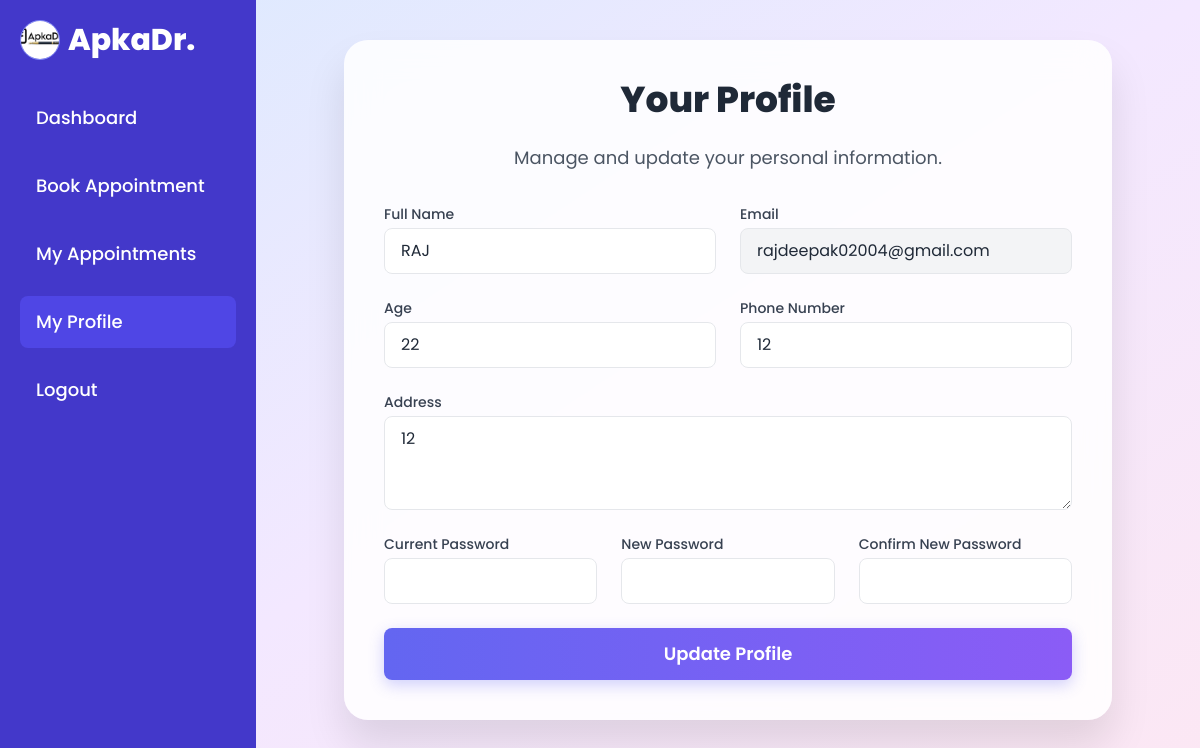
/user/profile (signed in), run on an earlier commit of the app's database.
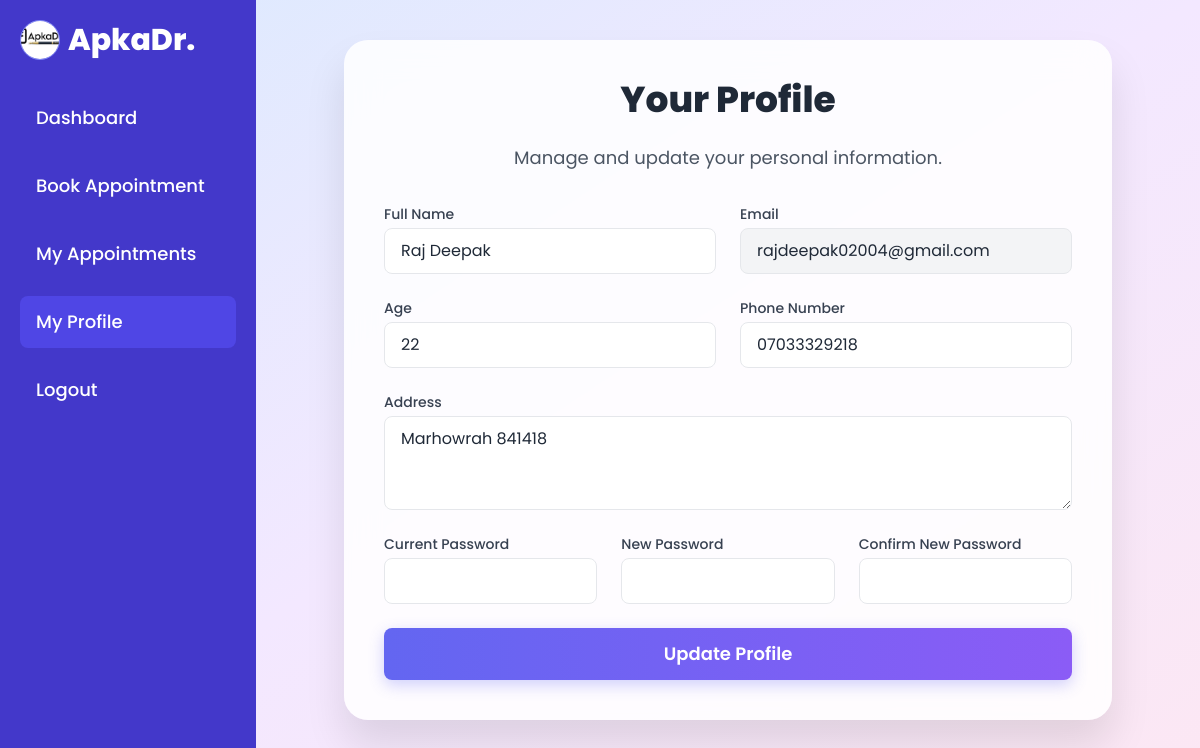
And on a later commit of the database.
### backend/models.py (models this page shows)
class User(db.Model):
    id = db.Column(db.Integer(), primary_key=True)
    fullName = db.Column(db.String(), nullable=False)  # Removed unique=True
    email = db.Column(db.String(), unique=True, nullable=False)
    age = db.Column(db.Integer(), nullable=False)
    phone = db.Column(db.String(), nullable=False)
    address = db.Column(db.String(), nullable=False)
    password = db.Column(db.String(),nullable=False)
    type = db.Column(db.String(), default="general")
    appointments = db.relationship('Appointment', backref='patient', lazy=True, primaryjoin="User.id == Appointment.user_id")

### backend/controllers.py (the view, shortened to what this page needs)
@app.route("/user/profile", methods=["GET", "POST"])
def user_profile():
    if session.get("user_type") != "general":
        flash("Unauthorized access", "danger")
        return redirect(url_for("login_page"))
    user_id = session.get("user_id")
    user = User.query.get_or_404(user_id)
    return render_template("user/user_profile.html", user=user)

### templates/user/user_profile.html (shortened to what the changed rows need)
<!DOCTYPE html>
<html lang="en">
<head>
    <script src="https://cdn.tailwindcss.com"></script>
</head>
<body class="bg-gradient-to-br from-blue-100 via-purple-100 to-pink-100 min-h-screen flex flex-col">
    <div class="flex flex-1">
        <main class="flex-1 p-6 md:p-10">
            <div class="card-aesthetic p-6 md:p-10 max-w-3xl mx-auto">
                <h2 class="text-3xl md:text-4xl font-extrabold text-gray-800 mb-6 text-center">Your Profile</h2>
                <form class="space-y-6" method="POST" action="{{ url_for('user_profile') }}"
                    enctype="multipart/form-data">
                    <div class="grid grid-cols-1 md:grid-cols-2 gap-6">
                        <div>
                            <label for="fullName" class="block text-sm font-medium text-gray-700 mb-1">Full Name</label>
                            <input type="text"
                                class="input-aesthetic block w-full px-4 py-2.5 rounded-lg text-gray-800 placeholder-gray-400"
                                id="fullName" name="fullName" value="{{ user.fullName }}" required>
                        </div>
                        <div>
                            <label for="email" class="block text-sm font-medium text-gray-700 mb-1">Email</label>
                            <input type="email"
                                class="input-aesthetic block w-full px-4 py-2.5 rounded-lg text-gray-800 placeholder-gray-400 bg-gray-100 cursor-not-allowed"
                                id="email" name="email" value="{{ user.email }}" readonly>
                        </div>
                    </div>
                    <div class="grid grid-cols-1 md:grid-cols-2 gap-6">
                        <div>
                            <label for="age" class="block text-sm font-medium text-gray-700 mb-1">Age</label>
                            <input type="number" min="0" max="120"
                                class="input-aesthetic block w-full px-4 py-2.5 rounded-lg text-gray-800 placeholder-gray-400"
                                id="age" name="age" value="{{ user.age }}" required>
                        </div>
                        <div>
                            <label for="phone" class="block text-sm font-medium text-gray-700 mb-1">Phone Number</label>
                            <input type="tel"
                                class="input-aesthetic block w-full px-4 py-2.5 rounded-lg text-gray-800 placeholder-gray-400"
                                id="phone" name="phone" value="{{ user.phone }}" required>
                        </div>
                    </div>
                    <div>
                        <label for="address" class="block text-sm font-medium text-gray-700 mb-1">Address</label>
                        <textarea
                            class="input-aesthetic block w-full px-4 py-2.5 rounded-lg text-gray-800 placeholder-gray-400 resize-y"
                            id="address" name="address" rows="3"
                            placeholder="Enter your full address">{{ user.address }}</textarea>
                    </div>
                </form>
            </div>
        </main>
    </div>
</body>
</html>

What changed in the data, as far as the page shows it:
changed User "rajdeepak02004@gmail.com": fullName "RAJ" → "Raj Deepak"; phone "12" → "07033329218"; address "12" → "Marhowrah 841418"
